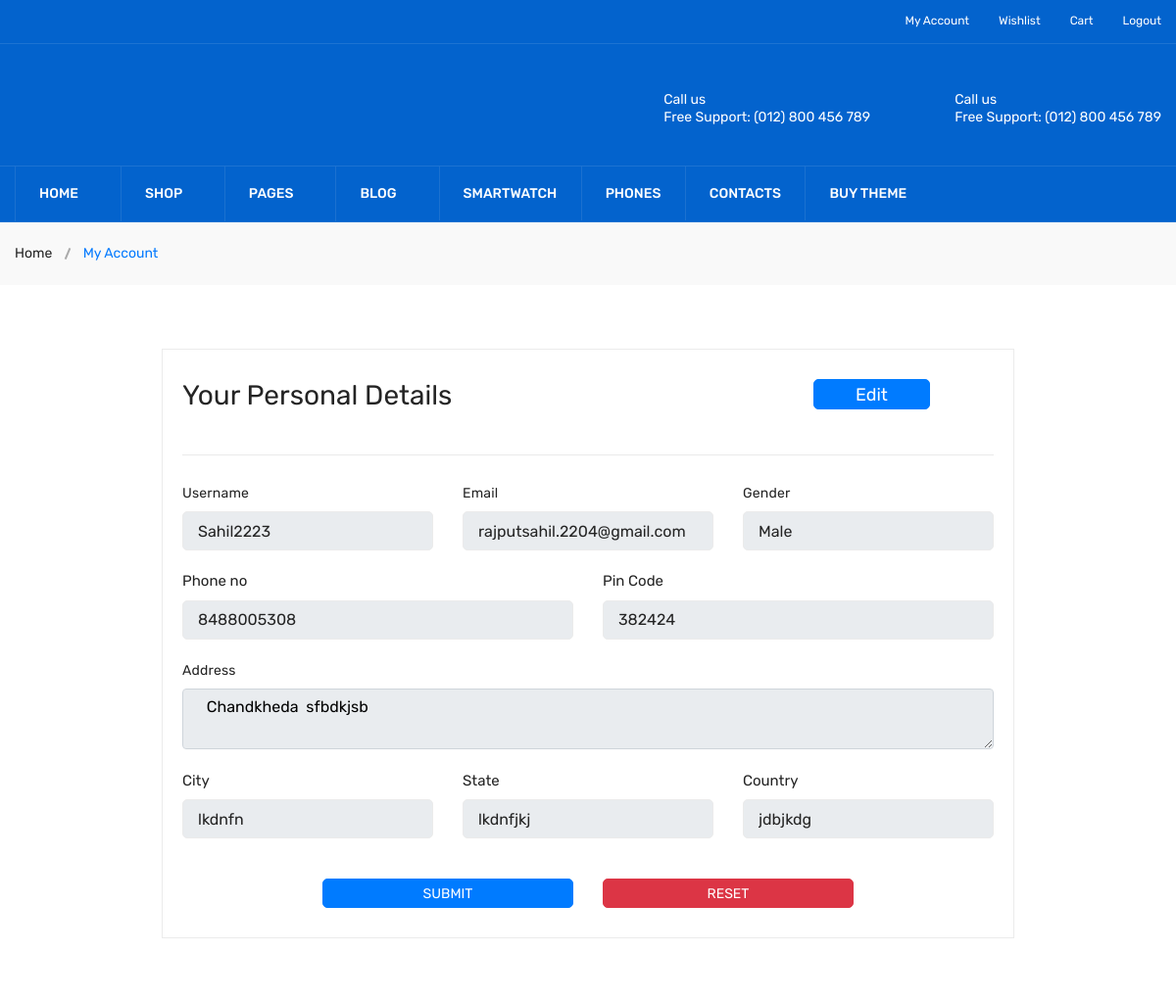
The app's page /EngineeringTools/Account (signed in, upper part), older data.
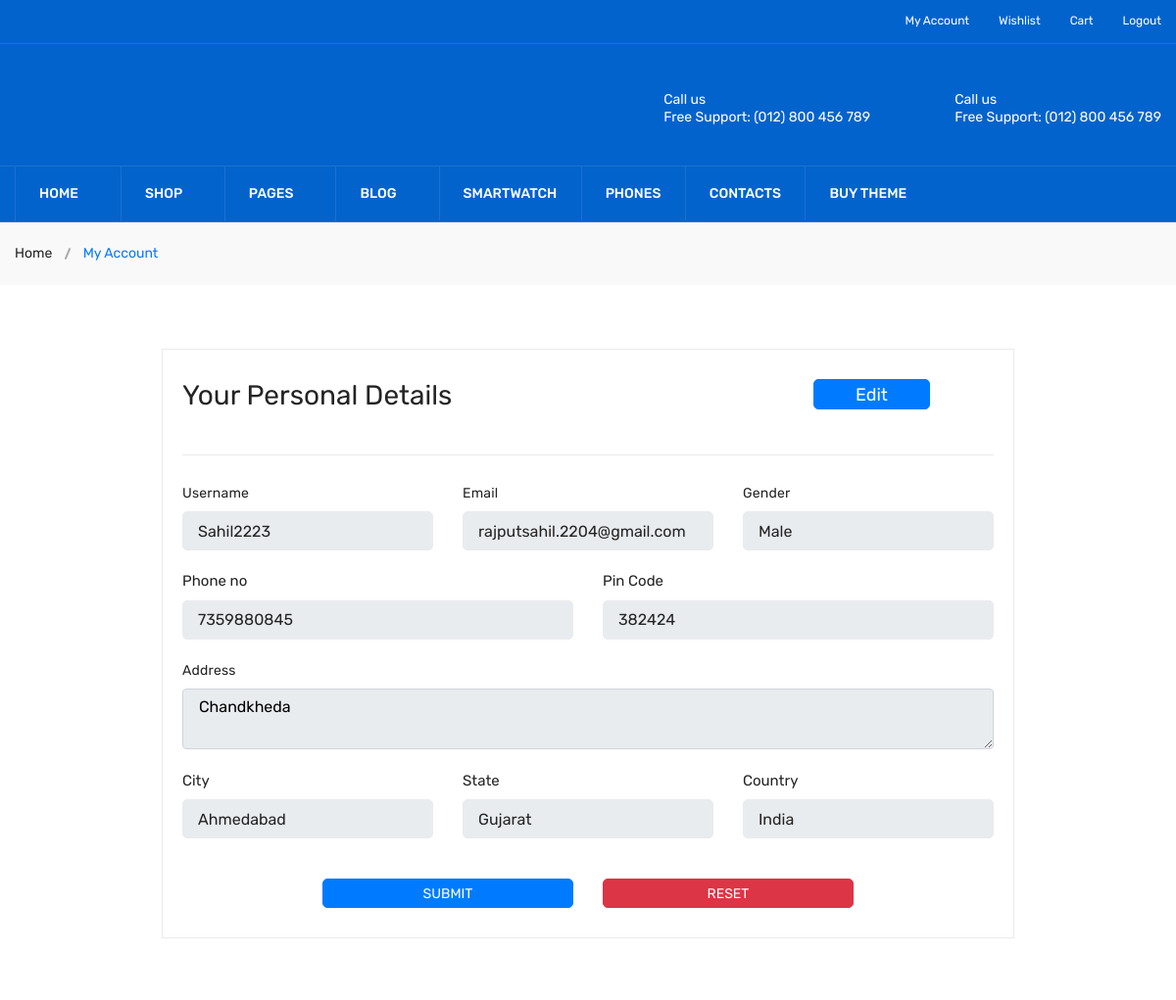
The same page, newer data.
### User/models.py (models this page shows, shortened)
class Profile(models.Model):
    user = models.OneToOneField(User, on_delete=models.CASCADE)
    phone = models.CharField(max_length=12)
    email = models.EmailField()
    gender = models.CharField(max_length=6)
    address_line = models.TextField()
    city = models.CharField(max_length = 15)
    state = models.CharField(max_length = 15)
    country = models.CharField(max_length = 15)
    pincode = models.CharField(max_length = 6)

### User/views.py (the view)
def My_Account_View(request):
    temp = "User/my_account.html"
    ID = request.user.id
    data = Profile.objects.get(user_id = ID)
    print(data.gender)
    return render(request, temp, {'data':data})

### Templates/User/my_account.html (shortened to what the changed rows need)
{% extends 'User/header_footer.html' %}
{% load static %}
{% load i18n %}
{% block 'content' %}
        <div class="checkout-area pb-45 pt-65">
            <div class="container">
                <div class="row">
                    <div class="ml-auto mr-auto col-lg-9">
                        <div class="checkout-wrapper">
                            <div id="faq" class="panel-group">
                                <div class="panel panel-default">
                                    <div id="my-account-1" class="panel-collapse collapse show">
                                        <div class="panel-body">
                                            <div class="billing-information-wrapper">
                                                 <form action="{% url 'User:Update_Account' %}" method="POST">
                                                <div class="row">
                                                    <div class="col-lg-4 col-md-4">
                                                        <div class="billing-info">
                                                            <label>Gender</label>
                                                            <input type="text" id="gender" name="gender" value="{{ data.gender }}" readonly class="form-control">
                                                        </div>
                                                    </div>
                                                    <div class="col-lg-12 col-md-12">
                                                        <div class="billing-info">
                                                            <div class="row">
                                                                <div class="col-md-6">
                                                                    <label>Phone no</label>
                                                                    <input class="form-control" id="phone" type="text" name="PhoneNumber" value="{{ data.phone }}" readonly>
                                                                </div>
                                                                <div class="col-md-6">
                                                                    <label>Pin Code</label>
                                                                    <input id="pincode" readonly  type="text" name="pincode" value="{{ data.pincode }}" class="form-control">
                                                                </div>
                                                            </div>
                                                            <br>
                                                            <div class="row">
                                                                <div class="col-md-12">
                                                                    <textarea id="address" readonly class="form-control" style="color:black;" name="address"> {{ data.address_line }} </textarea>
                                                                </div>
                                                            </div>
                                                            <br>
                                                            <div class="row">
                                                                <div class="col-md-4">
                                                                    <label>City</label>
                                                                    <input id="city" readonly type="text" name="city" class="form-control" value="{{ data.city }}">
                                                                </div>
                                                                <div class="col-md-4">
                                                                    <label>State</label>
                                                                    <input id="state" readonly type="text" name="state" class="form-control" value="{{ data.state }}">
                                                                </div>
                                                                <div class="col-md-4">
                                                                    <label>Country</label>
                                                                    <input id="country" readonly type="text" name="country" class="form-control" value="{{ data.country }}">
                                                                </div>
                                                            </div>
                                                        </div>
                                                    </div>
                                                </div>
                                                    </form>
                                                    </div>
                                                </div>
                                            </div>
                                        </div>
                                    </div>
                                </div>
                            </div>
                        </div>
                    </div>
                </div>
{% endblock %}

Row changes from the older to the newer data that the page shows:
changed Profile "Male": PhoneNumber "8488005308" → "7359880845"; address "Chandkheda sfbdkjsb" → "Chandkheda"; city "lkdnfn" → "Ahmedabad"; state "lkdnfjkj" → "Gujarat"; country "jdbjkdg" → "India"
